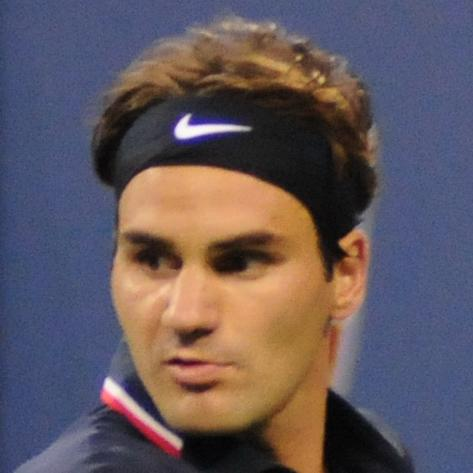
#> input picture federer_image.jpg, 473 x 473 px, given in place of g8_crop.jpg, which was not available
$ python detector.py   (Python 2 division)
#> lines starting #> are read from the running program, lines starting #| are printed output that depends on the picture; after the words box and inside, x2 and y2 are one past the last pixel; in counts of white or black regions, pixels touching at a corner belong together; pictures that were not available may be replaced by others from this repository, and a replacement may not be noted
# file for face detection example
# we use the opencv face detector

import numpy as np
import cv2
from os import listdir
import sys
import os
import shutil

path = '/home/xavier/opencv/opencv-2.4.10/data/haarcascades/'


def faceDetector(image, newName="image", saveFolder="", display=True, save=False):
#> called with image = '../g8_crop.jpg', newName = 'politic_big.jpg', saveFolder = '.', display = True, save = True
    path = '/home/xavier/opencv/opencv-2.4.10/data/haarcascades/'
    img = cv2.imread(image)
#> img is the input picture: shape (473, 473, 3); mean B, G, R 94.2, 88.2, 99.3
    # img = cv2.resize(img,None,fx=1.5, fy=1.5, interpolation = cv2.INTER_CUBIC)
    gray = cv2.cvtColor(img, cv2.COLOR_BGR2GRAY)
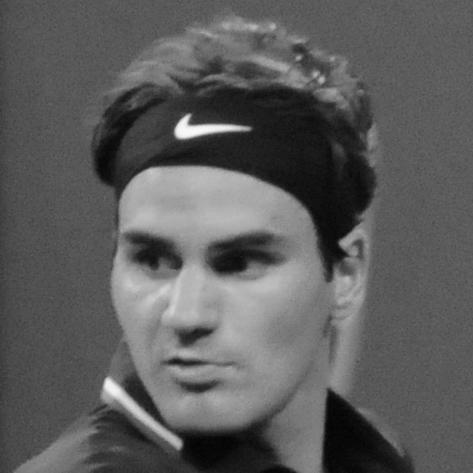
#> gray: shape (473, 473); min 2, max 251, mean 92.2
    face_cascade = cv2.CascadeClassifier(path + 'haarcascade_frontalface_default.xml')
    eye_cascade = cv2.CascadeClassifier(path+'haarcascade_eye.xml')
    faces = face_cascade.detectMultiScale(gray, 1.2, 5)  # , minSize=(100,100))
#> faces = [[68, 161, 255, 255]]
    print faces
#| [[ 68 161 255 255]]
    nbr = 0
    minwidth = 1000
    for (x, y, w, h) in faces:
        xx = int(x - 0.4 * w)
        yy = int(y - 0.4 * h)
        xf = int(x + 1.4 * w)
        yf = int(y + 1.4 * h)
        if w <= minwidth:
            minwidth = w
        nbr += 1
        crop_big = img[yy:yf, xx:xf]
        crop_gray = gray[y:y+h, x:x+w]
        if save:
            pathname = saveFolder + "/" + str(nbr)+newName
            cv2.imwrite(pathname, crop_big)
        if display:
            cv2.rectangle(img, (xx, yy), (xf, yf), (0, 255, 0), 2)
            cv2.rectangle(img, (x, y), (x + w, y + h), (255, 0, 0), 2)
#> this loop made 1 pass
#> (x, y, w, h, xx, yy, xf, yf) on pass 1: (68, 161, 255, 255, -34, 59, 425, 518)
#> pass 1, in faceDetector, `crop_gray = gray[y:y+h, x:x+w]`:
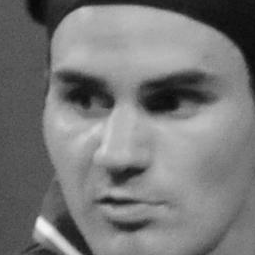
#> crop_gray: shape (255, 255); min 8, max 243, mean 120.8
#> after the loop:
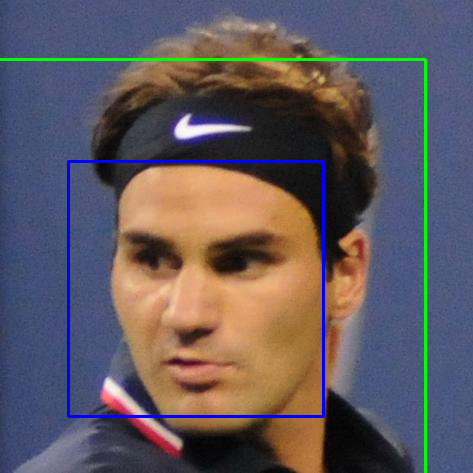
#> img: shape (473, 473, 3); 2.49% of pixels changed, all inside (x1, y1, x2, y2) = (0, 58, 427, 473)
#> after the loop, minwidth = 255; nbr = 1
            # eyes = eye_cascade.detectMultiScale(crop_gray)
            # for (ex,ey,ew,eh) in eyes:
            #    cv2.rectangle(crop,(ex,ey),(ex+ew,ey+eh),(0,255,0),2)
    if display:
        # cv2.imwrite(pathname,img)
        cv2.imshow('img', img)
        cv2.waitKey(0)
        cv2.destroyAllWindows()
    print "detection done!"+image
    return minwidth


# create repository dir if it does not exist
def createRepo(dir):
    if not os.path.exists(dir):
        os.makedirs(dir)
    else:
        shutil.rmtree(dir)
        os.makedirs(dir)


def preprocessing(folder):
    trainName = folder+"_train/"
    createRepo(trainName)
    people = sorted(listdir(folder))
    nbClasses = len(people)
    minwidth = 1000
    for perso in people:
        people_repo = trainName+perso
        createRepo(people_repo)
        images = sorted(listdir(folder + "/" + perso))
        for image in images:
            imagepath = folder + "/" + perso + "/" + image
            mw = faceDetector(imagepath, image, people_repo, False, True)
            if mw <= minwidth:
                minwidth = mw
    print "Preprocessing done!", minwidth
    return nbClasses, minwidth

if len(sys.argv) >= 2:
    image = sys.argv[1]
else:
    image = "../g8.jpg"

g8_images = "../g8_images"

lfw = "../LFW_big"

# [6 lines of commented-out code are left out]

im = "../LFW_verybig/Abdullah_Gul/Abdullah_Gul_0001.jpg"
im = "../g8_crop.jpg"
faceDetector(im, "politic_big.jpg", ".", True, True)
